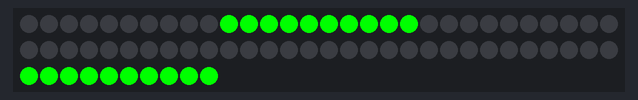
A program run on a simulated ESP8266 board running MicroPython. On the bench: 70 RGB LEDs in strip order, left to right, continuing on the next row. Random numbers come from a fixed seed.

Above: at 0.1 s.
At 5.6 s:
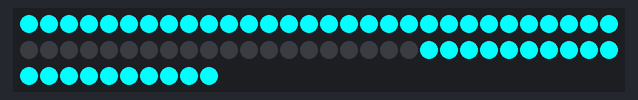
At 11.1 s:
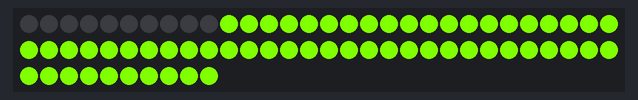
At 18.0 s:
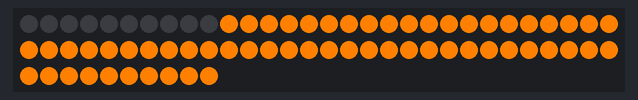
At 26.1 s:
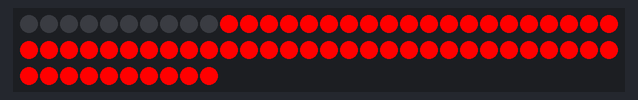
At 38.2 s:
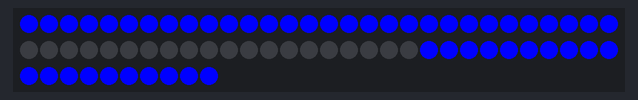

Measured:
- what the display in image 1 shows lasts 1.0 s, from 5.6 s to 6.6 s
- what the display in image 2 shows lasts 1.0 s, from 11.1 s to 12.1 s

The program:

RandomNumberDisplay.py
```python
## Wipe Pixels

## Import neopixels and create object, include the Pin number and Number of pixels

## On the D1 Mini, the "D4" pin, located next to power and ground, is actually Pin 2.
# You can see the pinout on the D1 mini for more info on finding the right pin to connect to


import machine, neopixel, random, math, time, utime
np = neopixel.NeoPixel(machine.Pin(2), 70)

## Create a random function
def randint(lower, upper):
    gap = upper - lower
    if gap == 0:
        return lower
    return (random.getrandbits(int(math.log(gap, 2)))% gap) + lower

#Erase all pixels function
def ErasePixels():
    for i in range(0,70):
        np[i] = (0,0,0)
        np.write()

## Make a list for each segment

listA = []
listB = []
listC = []
listD = []
listE = []
listF = []
listG = []

## Populate each list with the correct pixels

for i in range (0,10):
    listA.append(i)
for i in range (10,20):
    listB.append(i)
for i in range (20,30):
    listC.append(i)
for i in range (30,40):
    listD.append(i)
for i in range (40,50):
    listE.append(i)
for i in range (50,60):
    listF.append(i)
for i in range (60,70):
    listG.append(i)

## Define all numbers as functions and create default values for the color and time to display each number

def Zero(Color = (255, 0, 0), TotalTime = 1):
    for x in (listC + listD + listE + listF + listG + listB):
        np[x] = Color
        np.write()
    time.sleep(TotalTime)
    ErasePixels()

def One(Color = (255, 0, 0), TotalTime = 1):
    for x in (listB + listG):
        np[x] = Color
        np.write()
    time.sleep(TotalTime)
    ErasePixels()

def Two(Color = (255, 0, 0), TotalTime = 1):
    for x in (listA + listB + listC + listF + listE):
        np[x] = Color
        np.write()
    time.sleep(TotalTime)
    ErasePixels()

def Three(Color = (255, 0, 0), TotalTime = 1):
    for x in (listA + listB + listC + listF + listG):
        np[x] = Color
        np.write()
    time.sleep(TotalTime)
    ErasePixels()

def Four(Color = (255, 0, 0), TotalTime = 1):
    for x in (listA + listB + listD + listG):
        np[x] = Color
        np.write()
    time.sleep(TotalTime)
    ErasePixels()

def Five(Color = (255, 0, 0), TotalTime = 1):
    for x in (listC + listD + listA + listF + listG):
        np[x] = Color
        np.write()
    time.sleep(TotalTime)
    ErasePixels()

def Six(Color = (255, 0, 0), TotalTime = 1):
    for x in (listC + listD + listE + listF + listG + listA):
        np[x] = Color
        np.write()
    time.sleep(TotalTime)
    ErasePixels()

def Seven(Color = (255, 0, 0), TotalTime = 1):
    for x in (listC + listB + listG):
        np[x] = Color
        np.write()
    time.sleep(TotalTime)
    ErasePixels()

def Eight(Color = (255, 0, 0), TotalTime = 1):
    for x in (listC + listD + listE + listF + listG + listA + listB):
        np[x] = Color
        np.write()
    time.sleep(TotalTime)
    ErasePixels()

def Nine(Color = (255, 0, 0), TotalTime = 1):
    for x in (listC + listD + listG + listA + listB):
        np[x] = Color
        np.write()
    time.sleep(TotalTime)
    ErasePixels()

## Define letters too

def LetterH(Color = (255, 0, 0), TotalTime = 1):
    for x in (listA + listB + listD + listE + listG):
        np[x] = Color
        np.write()
    time.sleep(TotalTime)
    ErasePixels()

def LetterE(Color = (255, 0, 0), TotalTime = 1):
    for x in (listA + listC + listD + listE + listF):
        np[x] = Color
        np.write()
    time.sleep(TotalTime)
    ErasePixels()

def LetterL(Color = (255, 0, 0), TotalTime = 1):
    for x in (listD + listE + listF):
        np[x] = Color
        np.write()
    time.sleep(TotalTime)
    ErasePixels()

def LetterO(Color = (255, 0, 0), TotalTime = 1):
    for x in (listB + listC + listD + listE + listF + listG):
        np[x] = Color
        np.write()
    time.sleep(TotalTime)
    ErasePixels()

def LetterI(Color = (255, 0, 0), TotalTime = 1):
    for x in (listD + listE):
        np[x] = Color
        np.write()
    time.sleep(TotalTime)
    ErasePixels()

## Create a list with all numbers and letters so we can iterate through them

Num = [Zero, One, Two, Three, Four, Five, Six, Seven, Eight, Nine]
Letter = [LetterH, LetterE, LetterL, LetterO, LetterH, LetterI]

## Create colors to cycle through, and a message to play

Colors = [(255, 0, 0), (255, 128, 0), (255, 255, 0), (128, 255, 0), (0, 255, 0), (255, 128, 0), (0, 255, 255), (0, 0, 255), (255, 0, 255), (255, 127, 0)]

## Pick random numbers and colors

while True:
    Num[randint(0,10)](Colors[randint(0,10)])
    time.sleep(.1)
```
